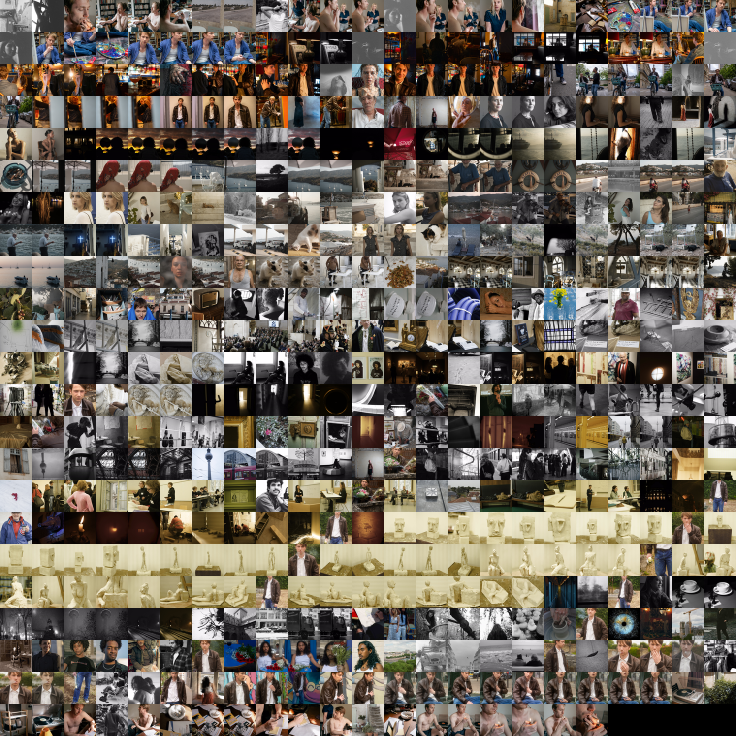
#> input picture sprite_64.png, 1472 x 1472 px (shown at 1/2 size); its folder holds only this picture in this run
$ python sprite_transformer.py
#> lines starting #> are read from the running program, lines starting #| are printed output that depends on the picture
from pathlib import Path
from PIL import Image
import math, argparse, sys

def build_sprite(thumb_px: int, out_path: str):
#> called with thumb_px = 64, out_path = 'sprite.png'
    exts = {".jpg", ".jpeg", ".png", ".bmp", ".gif", ".tif", ".tiff"}
    files = [p for p in Path(".").iterdir() if p.suffix.lower() in exts]
    if not files:
        sys.exit("No images found.")

    # Pillow ≥10
    try:
        resample = Image.Resampling.LANCZOS
    except AttributeError:          # Pillow ≤9
        resample = Image.LANCZOS

    thumbs = []
    for p in sorted(files):
        try:
            img = Image.open(p).convert("RGB")
#> img is the input picture: PIL image 1472x1472 RGB; mean R, G, B 109.6, 101.8, 91.6
        except Exception as e:
            print(f"Skipping {p.name}: {e}")
            continue
        img.thumbnail((thumb_px, thumb_px), resample=resample)
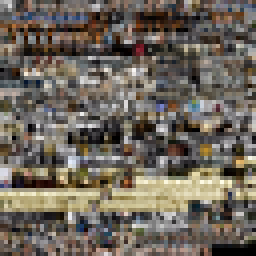
#> img: PIL image 64x64 RGB (shown 4 times larger); mean R, G, B 109.7, 101.9, 91.7

        square = Image.new("RGB", (thumb_px, thumb_px), (255, 255, 255))
#> square: PIL image 64x64 RGB; every value is 255
        off = ((thumb_px - img.width)//2, (thumb_px - img.height)//2)
#> off = (0, 0)
        square.paste(img, off)
        thumbs.append(square)

    n = len(thumbs)
#> n = 1
    cols = math.isqrt(n) + 1
#> cols = 2
    rows = math.ceil(n / cols)
#> rows = 1

    sprite = Image.new("RGB", (cols*thumb_px, rows*thumb_px), (255, 255, 255))
#> sprite: PIL image 128x64 RGB; every value is 255
    for i, tile in enumerate(thumbs):
        sprite.paste(tile, ((i % cols)*thumb_px, (i // cols)*thumb_px))
#> this loop made 1 pass
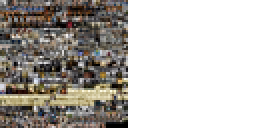
#> sprite: PIL image 128x64 RGB (shown 2 times larger); mean R, G, B 182.3, 178.4, 173.4

    sprite.save(out_path)
    print(f"Created {out_path} with {n} thumbs.")
#| Created sprite.png with 1 thumbs.

if __name__ == "__main__":
    ap = argparse.ArgumentParser()
    ap.add_argument("--size", type=int, default=64)
    ap.add_argument("--out", default="sprite.png")
    args = ap.parse_args()
    build_sprite(args.size, args.out)

$ run again, on sprite.png
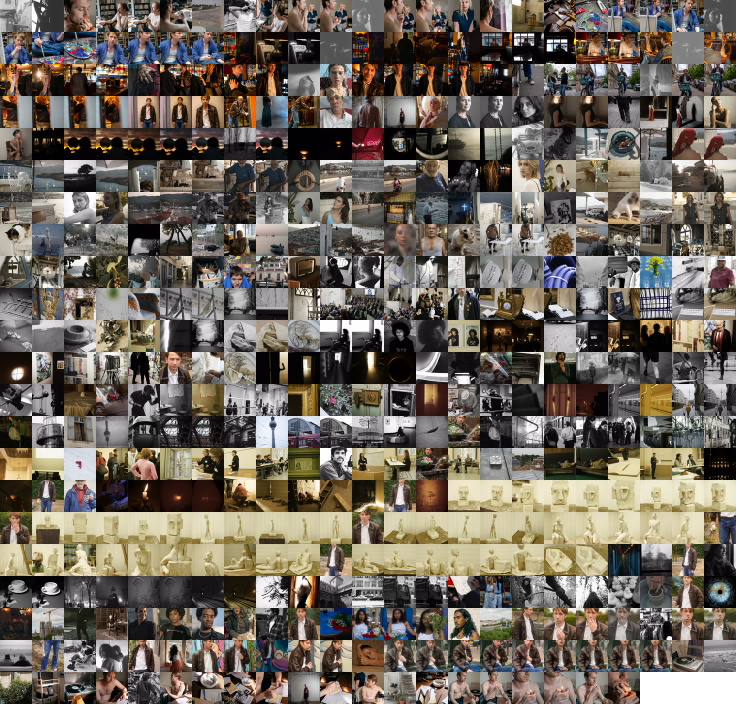
#> input picture sprite.png, 1472 x 1408 px (shown at 1/2 size)
#> in build_sprite, img is the input picture: PIL image 1472x1408 RGB; mean R, G, B 111.3, 103.3, 93
#> img: PIL image 64x61 RGB
#> in build_sprite, `square.paste(img, off)`:
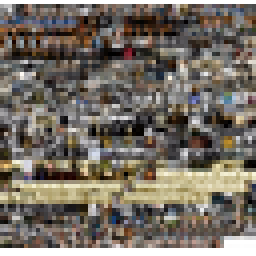
#> square: PIL image 64x64 RGB (shown 4 times larger); mean R, G, B 118, 110.5, 100.6
#> n = 1
#> cols = 2
#> rows = 1
#> the loop in build_sprite, `for i, tile in enumerate(thumbs):` made 1 pass
#> after the loop in build_sprite, `for i, tile in enumerate(thumbs):`:
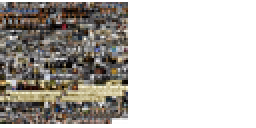
#> sprite: PIL image 128x64 RGB (shown 2 times larger); mean R, G, B 186.5, 182.7, 177.8
#| Created sprite.png with 1 thumbs.
